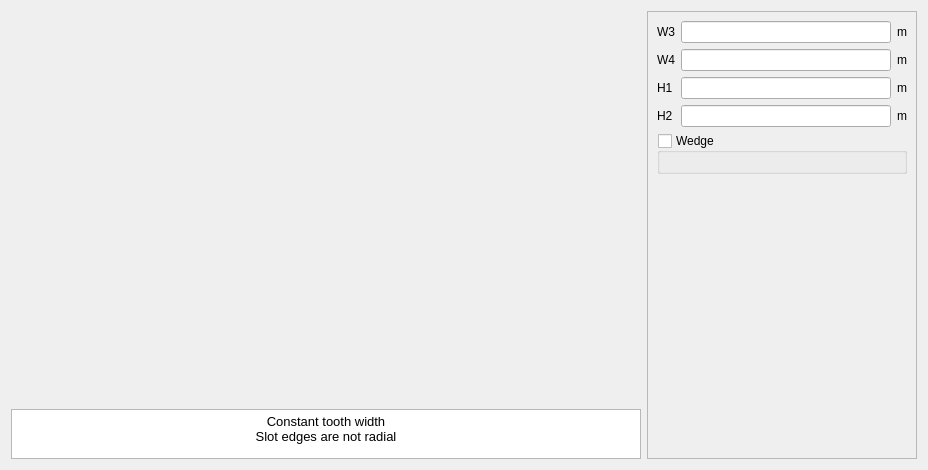
<?xml version="1.0" encoding="UTF-8"?>
<ui version="4.0">
 <class>PWSlot25</class>
 <widget class="QWidget" name="PWSlot25">
  <property name="geometry">
   <rect>
    <x>0</x>
    <y>0</y>
    <width>928</width>
    <height>470</height>
   </rect>
  </property>
  <property name="minimumSize">
   <size>
    <width>630</width>
    <height>470</height>
   </size>
  </property>
  <property name="maximumSize">
   <size>
    <width>16777215</width>
    <height>16777215</height>
   </size>
  </property>
  <property name="windowTitle">
   <string>Form</string>
  </property>
  <layout class="QHBoxLayout" name="horizontalLayout">
   <item>
    <layout class="QVBoxLayout" name="verticalLayout_2">
     <item>
      <widget class="QLabel" name="img_slot">
       <property name="sizePolicy">
        <sizepolicy hsizetype="Expanding" vsizetype="Expanding">
         <horstretch>0</horstretch>
         <verstretch>0</verstretch>
        </sizepolicy>
       </property>
       <property name="maximumSize">
        <size>
         <width>16777215</width>
         <height>16777215</height>
        </size>
       </property>
       <property name="text">
        <string/>
       </property>
       <property name="pixmap">
        <pixmap resource="../../../../Resources/pyleecan.qrc">:/images/images/MachineSetup/WSlot/SlotW25_wind_ext_stator.png</pixmap>
       </property>
       <property name="scaledContents">
        <bool>false</bool>
       </property>
       <property name="alignment">
        <set>Qt::AlignCenter</set>
       </property>
      </widget>
     </item>
     <item>
      <widget class="QTextEdit" name="textEdit">
       <property name="sizePolicy">
        <sizepolicy hsizetype="Expanding" vsizetype="Fixed">
         <horstretch>0</horstretch>
         <verstretch>0</verstretch>
        </sizepolicy>
       </property>
       <property name="minimumSize">
        <size>
         <width>0</width>
         <height>0</height>
        </size>
       </property>
       <property name="maximumSize">
        <size>
         <width>16777215</width>
         <height>50</height>
        </size>
       </property>
       <property name="html">
        <string>&lt;!DOCTYPE HTML PUBLIC &quot;-//W3C//DTD HTML 4.0//EN&quot; &quot;http://www.w3.org/TR/REC-html40/strict.dtd&quot;&gt;
&lt;html&gt;&lt;head&gt;&lt;meta name=&quot;qrichtext&quot; content=&quot;1&quot; /&gt;&lt;style type=&quot;text/css&quot;&gt;
p, li { white-space: pre-wrap; }
&lt;/style&gt;&lt;/head&gt;&lt;body style=&quot; font-family:'MS Shell Dlg 2'; font-size:7.8pt; font-weight:400; font-style:normal;&quot;&gt;
&lt;p align=&quot;center&quot; style=&quot; margin-top:0px; margin-bottom:0px; margin-left:0px; margin-right:0px; -qt-block-indent:0; text-indent:0px;&quot;&gt;&lt;span style=&quot; font-size:10pt;&quot;&gt;Constant tooth width&lt;/span&gt;&lt;/p&gt;
&lt;p align=&quot;center&quot; style=&quot; margin-top:0px; margin-bottom:0px; margin-left:0px; margin-right:0px; -qt-block-indent:0; text-indent:0px;&quot;&gt;&lt;span style=&quot; font-size:10pt;&quot;&gt;Slot edges are not radial&lt;/span&gt;&lt;/p&gt;&lt;/body&gt;&lt;/html&gt;</string>
       </property>
      </widget>
     </item>
    </layout>
   </item>
   <item>
    <widget class="QScrollArea" name="scrollArea">
     <property name="minimumSize">
      <size>
       <width>270</width>
       <height>0</height>
      </size>
     </property>
     <property name="maximumSize">
      <size>
       <width>270</width>
       <height>16777215</height>
      </size>
     </property>
     <property name="widgetResizable">
      <bool>true</bool>
     </property>
     <widget class="QWidget" name="scrollAreaWidgetContents">
      <property name="geometry">
       <rect>
        <x>0</x>
        <y>0</y>
        <width>268</width>
        <height>446</height>
       </rect>
      </property>
      <layout class="QVBoxLayout" name="verticalLayout_3">
       <item>
        <layout class="QGridLayout" name="gridLayout">
         <item row="0" column="0">
          <widget class="QLabel" name="in_W3">
           <property name="text">
            <string>W3</string>
           </property>
          </widget>
         </item>
         <item row="0" column="1">
          <widget class="FloatEdit" name="lf_W3"/>
         </item>
         <item row="0" column="2">
          <widget class="QLabel" name="unit_W3">
           <property name="text">
            <string>m</string>
           </property>
          </widget>
         </item>
         <item row="1" column="0">
          <widget class="QLabel" name="in_W4">
           <property name="text">
            <string>W4</string>
           </property>
          </widget>
         </item>
         <item row="1" column="1">
          <widget class="FloatEdit" name="lf_W4"/>
         </item>
         <item row="1" column="2">
          <widget class="QLabel" name="unit_W4">
           <property name="text">
            <string>m</string>
           </property>
          </widget>
         </item>
         <item row="2" column="0">
          <widget class="QLabel" name="in_H1">
           <property name="text">
            <string>H1</string>
           </property>
          </widget>
         </item>
         <item row="2" column="1">
          <widget class="FloatEdit" name="lf_H1"/>
         </item>
         <item row="2" column="2">
          <widget class="QLabel" name="unit_H1">
           <property name="text">
            <string>m</string>
           </property>
          </widget>
         </item>
         <item row="3" column="0">
          <widget class="QLabel" name="in_H2">
           <property name="text">
            <string>H2</string>
           </property>
          </widget>
         </item>
         <item row="3" column="1">
          <widget class="FloatEdit" name="lf_H2"/>
         </item>
         <item row="3" column="2">
          <widget class="QLabel" name="unit_H2">
           <property name="text">
            <string>m</string>
           </property>
          </widget>
         </item>
        </layout>
       </item>
       <item>
        <widget class="QGroupBox" name="g_wedge">
         <property name="title">
          <string>Wedge</string>
         </property>
         <property name="checkable">
          <bool>true</bool>
         </property>
         <property name="checked">
          <bool>false</bool>
         </property>
         <layout class="QVBoxLayout" name="verticalLayout">
          <item>
           <widget class="WMatSelectV" name="w_wedge_mat" native="true">
            <property name="minimumSize">
             <size>
              <width>100</width>
              <height>0</height>
             </size>
            </property>
           </widget>
          </item>
         </layout>
        </widget>
       </item>
       <item>
        <spacer name="verticalSpacer">
         <property name="orientation">
          <enum>Qt::Vertical</enum>
         </property>
         <property name="sizeHint" stdset="0">
          <size>
           <width>20</width>
           <height>40</height>
          </size>
         </property>
        </spacer>
       </item>
       <item>
        <widget class="WWSlotOut" name="w_out" native="true"/>
       </item>
      </layout>
     </widget>
    </widget>
   </item>
  </layout>
 </widget>
 <customwidgets>
  <customwidget>
   <class>FloatEdit</class>
   <extends>QLineEdit</extends>
   <header>......GUI/Tools/FloatEdit.h</header>
  </customwidget>
  <customwidget>
   <class>WWSlotOut</class>
   <extends>QWidget</extends>
   <header>......GUI.Dialog.DMachineSetup.SWSlot.WWSlotOut.WWSlotOut.h</header>
   <container>1</container>
  </customwidget>
  <customwidget>
   <class>WMatSelectV</class>
   <extends>QWidget</extends>
   <header>......GUI.Dialog.DMatLib.WMatSelect.WMatSelectV.h</header>
   <container>1</container>
  </customwidget>
 </customwidgets>
 <resources>
  <include location="../../../../Resources/pyleecan.qrc"/>
  <include location="../../../../Resources/pyleecan.qrc"/>
  <include location="../../../../Resources/pyleecan.qrc"/>
 </resources>
 <connections/>
</ui>
